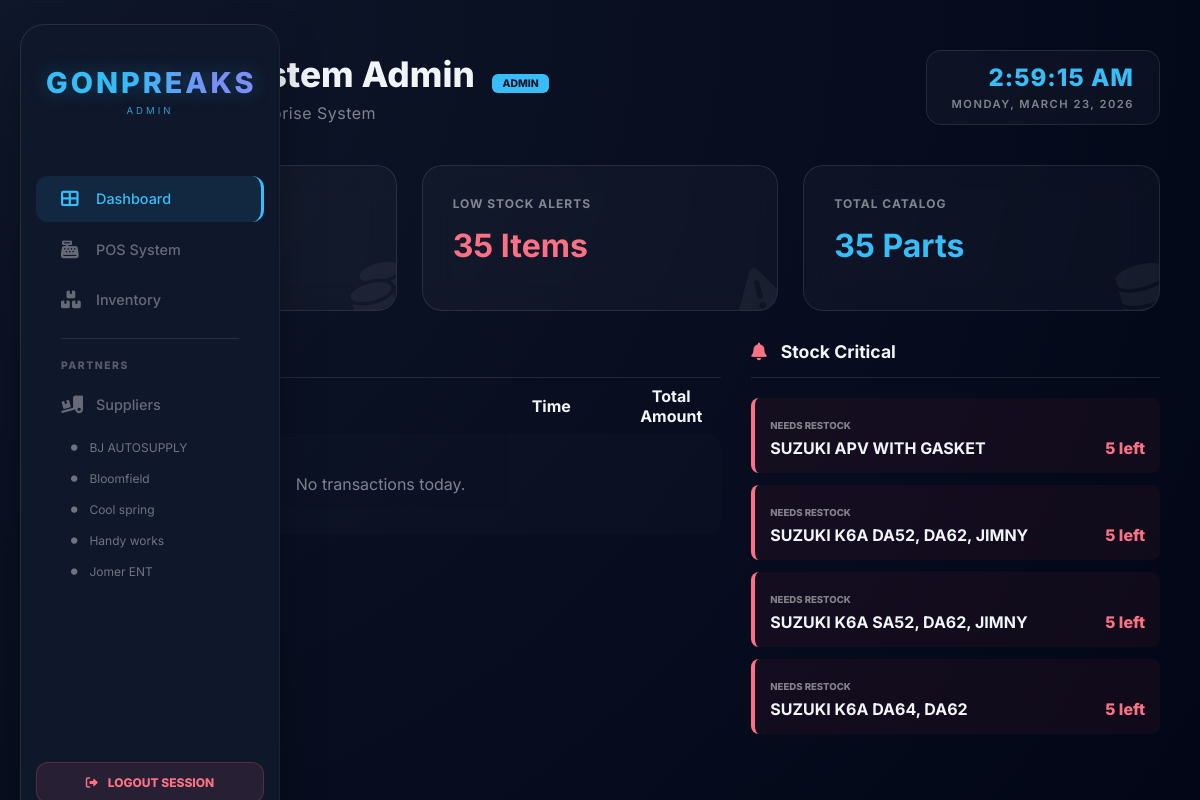
Page /autosupply/dashboard.php (signed in) on the committed database.
### tables this page shows
CREATE TABLE `suppliers` (
  `supplier_id` int(11) NOT NULL,
  `shop_name` varchar(255) NOT NULL,
  `address_city` varchar(50) DEFAULT NULL,
  `address_province` varchar(50) DEFAULT NULL,
  `address_complete` text DEFAULT NULL,
  `contact_number` varchar(20) DEFAULT NULL,
  `email` varchar(100) DEFAULT NULL,
  `viber` varchar(20) DEFAULT NULL
);

CREATE TABLE `inventory` (
  `part_id` int(11) NOT NULL,
  `part_number` varchar(100) NOT NULL,
  `part_name` varchar(255) NOT NULL,
  `category` varchar(100) DEFAULT NULL,
  `supplier_name` varchar(255) DEFAULT NULL,
  `brand` varchar(100) DEFAULT NULL,
  `price` decimal(10,2) NOT NULL,
  `stock_quantity` int(11) NOT NULL DEFAULT 0,
  `created_at` timestamp NOT NULL DEFAULT current_timestamp()
);

### autosupply/dashboard.php (the view, shortened to what this page needs)
<?php
include 'db_connect.php';
$date_col = "created_at";
?>
<!DOCTYPE html>
<html lang="en">
<head>
    <link rel="stylesheet" href="https://cdnjs.cloudflare.com/ajax/libs/font-awesome/6.0.0/all.min.css">
    <link rel="stylesheet" href="css/style.css">
</head>
<body>
    <?php include 'sidebar.php'; ?>
    <div class="main-content">
        <div class="header-flex">
            <div>
                <h1 style="margin:0; font-size: 2.2rem; font-weight: 800;">Welcome, <?php echo $_SESSION['name']; ?> <span class="role-badge"><?php echo $_SESSION['role']; ?></span></h1>
                <p style="opacity: 0.5; margin: 8px 0 0 0; letter-spacing: 0.5px;">GonPreaks AutoSupply Enterprise System</p>
            </div>
            <div class="live-clock">
                <span id="clock-time">00:00:00</span>
                <span id="clock-date">LOADING DATE...</span>
            </div>
        </div>
        <div class="dash-grid">
            <div class="stat-card">
                <p style="margin:0; opacity: 0.5; font-size: 0.75rem; font-weight: 700; letter-spacing: 1px;">TODAY'S SALES</p>
                <?php $today = date('Y-m-d'); $q = $conn->query("SELECT SUM(total_amount) as total FROM sales WHERE DATE($date_col) = '$today'"); $s = $q->fetch_assoc(); ?>
                <h2 style="color: var(--accent-green); margin: 15px 0; font-size: 2rem;">₱ <?php echo number_format($s['total'] ?? 0, 2); ?></h2>
                <i class="fas fa-coins card-icon"></i>
            </div>
            <div class="stat-card">
                <p style="margin:0; opacity: 0.5; font-size: 0.75rem; font-weight: 700; letter-spacing: 1px;">LOW STOCK ALERTS</p>
                <?php $q = $conn->query("SELECT COUNT(*) as c FROM inventory WHERE stock_quantity <= 5"); $l = $q->fetch_assoc(); ?>
                <h2 style="color: var(--accent-red); margin: 15px 0; font-size: 2rem;"><?php echo $l['c']; ?> Items</h2>
                <i class="fas fa-exclamation-triangle card-icon"></i>
            </div>
            <div class="stat-card">
                <p style="margin:0; opacity: 0.5; font-size: 0.75rem; font-weight: 700; letter-spacing: 1px;">TOTAL CATALOG</p>
                <?php $q = $conn->query("SELECT COUNT(*) as c FROM inventory"); $p = $q->fetch_assoc(); ?>
                <h2 style="color: var(--accent-blue); margin: 15px 0; font-size: 2rem;"><?php echo $p['c']; ?> Parts</h2>
                <i class="fas fa-database card-icon"></i>
            </div>
        </div>
        <div style="display: grid; grid-template-columns: 2fr 1.2fr; gap: 30px;">
            <div class="glass-card">
                <h3 style="margin-top: 0; font-size: 1.1rem; border-bottom: 1px solid var(--glass-border); padding-bottom: 15px;">
                </h3>
                <table class="table-glass">
                    <thead>
                        <tr>
                            <th>ID</th>
                            <th>Time</th>
                            <th>Total Amount</th>
                        </tr>
                    </thead>
                    <tbody>
                        <?php
                        $res = $conn->query("SELECT * FROM sales ORDER BY $date_col DESC LIMIT 5");
                        if ($res->num_rows > 0):
                            while($r = $res->fetch_assoc()): ?>
                            <tr>
                                <td style="font-family: monospace; opacity: 0.5;">#<?php echo $r['sale_id']; ?></td>
                                <td><?php echo date('h:i A', strtotime($r[$date_col])); ?></td>
                                <td style="color:var(--accent-blue); font-weight: 700;">₱<?php echo number_format($r['total_amount'], 2); ?></td>
                            </tr>
                            <?php endwhile;
                        else: ?>
                            <tr><td colspan="3" style="text-align: center; padding: 40px; opacity: 0.5;">No transactions today.</td></tr>
                        <?php endif; ?>
                    </tbody>
                </table>
            </div>
            <div class="glass-card">
                <h3 style="margin-top: 0; font-size: 1.1rem; border-bottom: 1px solid var(--glass-border); padding-bottom: 15px;">
                    <i class="fas fa-bell" style="color:var(--accent-red); margin-right: 10px;"></i> Stock Critical
                </h3>
                <div style="margin-top:20px;">
                    <?php
                    $al = $conn->query("SELECT part_name, stock_quantity FROM inventory WHERE stock_quantity <= 5 LIMIT 4");
                    if ($al->num_rows > 0):
                        while($a = $al->fetch_assoc()): ?>
                            <div class="alert-item">
                                <small style="opacity:0.5; font-weight: 800; font-size: 0.6rem; text-transform: uppercase;">Needs Restock</small><br>
                                <div style="display: flex; justify-content: space-between; align-items: center; margin-top: 5px;">
                                    <strong><?php echo $a['part_name']; ?></strong>
                                    <span style="color: var(--accent-red); font-weight: 800;"><?php echo $a['stock_quantity']; ?> left</span>
                                </div>
                            </div>
                        <?php endwhile;
                    endif; ?>
                </div>
            </div>
        </div>
    </div>
</body>
</html>

### autosupply/sidebar.php (shortened to what this page needs)
<?php
$sidebar_query = "SELECT shop_name, supplier_id FROM suppliers ORDER BY shop_name ASC LIMIT 5";
$sidebar_result = mysqli_query($conn, $sidebar_query);
$current_supplier_id = $_GET['id'] ?? null;
?>
<div class="sidebar">
    <div class="sidebar-header">
        <h1 class="brand-name">GONPREAKS</h1>
        <div class="brand-role">
            <?php echo strtoupper($_SESSION['role'] ?? 'ADMIN'); ?>
        </div>
    </div>
    <nav>
        <a href="dashboard.php" class="nav-item <?php echo (basename($_SERVER['PHP_SELF']) == 'dashboard.php') ? 'active' : ''; ?>">
            <i class="fas fa-th-large"></i>
            <span>Dashboard</span>
        </a>
        <a href="pos.php" class="nav-item <?php echo (basename($_SERVER['PHP_SELF']) == 'pos.php') ? 'active' : ''; ?>">
            <i class="fas fa-cash-register"></i>
            <span>POS System</span>
        </a>
        <a href="inventory.php" class="nav-item <?php echo (basename($_SERVER['PHP_SELF']) == 'inventory.php') ? 'active' : ''; ?>">
            <i class="fas fa-boxes"></i>
            <span>Inventory</span>
        </a>
        <div class="sidebar-divider"></div>
        <div class="section-label">Partners</div>
        <a href="suppliers.php" class="nav-item <?php echo (basename($_SERVER['PHP_SELF']) == 'suppliers.php') ? 'active' : ''; ?>">
            <i class="fas fa-truck-ramp-box"></i>
            <span>Suppliers</span>
        </a>
        <div class="sub-menu">
            <?php if ($sidebar_result): ?>
                <?php while($side_row = mysqli_fetch_assoc($sidebar_result)): ?>
                    <?php $active_sub = ($current_supplier_id == $side_row['supplier_id']) ? 'active' : ''; ?>
                    <a href="supplier_products.php?id=<?php echo $side_row['supplier_id']; ?>" class="sub-nav-item <?php echo $active_sub; ?>">
                        <i class="fas fa-circle"></i>
                        <span><?php echo htmlspecialchars($side_row['shop_name']); ?></span>
                    </a>
                <?php endwhile; ?>
            <?php endif; ?>
        </div>
    </nav>
    <div class="logout-box">
        <a href="logout.php" class="logout-btn">
            <i class="fas fa-sign-out-alt"></i>
            <span>Logout Session</span>
        </a>
    </div>
</div>

### autosupply/css/style.css (style rules this page uses)
:root { --primary-dark: #0f172a; --secondary-dark: #020617; --accent-blue: #38bdf8; --accent-green: #22c55e; --accent-red: #fb7185; --text-color: #f1f5f9; --glass-bg: rgba(255, 255, 255, 0.03); --glass-border: rgba(255, 255, 255, 0.1); --sidebar-bg: rgba(15, 23, 42, 0.7); --shadow: 0 25px 50px -12px rgba(0, 0, 0, 0.5); }
* { box-sizing: border-box; margin: 0; padding: 0; }
body { background: radial-gradient(circle at top left, var(--primary-dark), var(--secondary-dark)); color: var(--text-color); font-family: 'Inter', sans-serif; height: 100vh; display: flex; overflow: hidden; }
.sidebar { width: 280px; height: 94vh; margin: 3vh 0 3vh 20px; background: var(--sidebar-bg); backdrop-filter: blur(20px); -webkit-backdrop-filter: blur(20px); border: 1px solid var(--glass-border); border-radius: 24px; display: flex; flex-direction: column; z-index: 1000; box-shadow: var(--shadow); flex-shrink: 0; }
.main-content { flex-grow: 1; height: 100vh; overflow-y: auto; padding: 50px 40px; scroll-behavior: smooth; }
.sidebar-header { padding: 45px 20px; text-align: center; }
.sidebar-header h1 { font-size: 1.8rem; font-weight: 800; letter-spacing: 3px; text-transform: uppercase; background: linear-gradient(to right, #38bdf8 20%, #818cf8 40%, #818cf8 60%, #38bdf8 80%); background-size: 200% auto; -webkit-background-clip: text; -webkit-text-fill-color: transparent; animation: shine 4s linear infinite; text-shadow: 0 0 20px rgba(56, 189, 248, 0.3); }
.sidebar nav { flex: 1; padding: 20px 15px; }
.nav-item { padding: 14px 20px; text-decoration: none; color: var(--text-color); display: flex; align-items: center; gap: 15px; font-size: 0.95rem; transition: 0.3s; opacity: 0.6; border-radius: 12px; margin-bottom: 5px; }
.nav-item:hover, .nav-item.active { opacity: 1; background: rgba(56, 189, 248, 0.1); color: var(--accent-blue); }
table { width: 100%; border-collapse: separate; border-spacing: 0 8px; }
th:nth-last-child(2), td:nth-last-child(2) { width: 140px; text-align: center; }
th:last-child, td:last-child { width: 100px; text-align: center; }
td { padding: 15px 20px; background: rgba(255, 255, 255, 0.02); vertical-align: middle; white-space: nowrap; }
td:first-child { border-radius: 12px 0 0 12px; }
td:last-child { border-radius: 0 12px 12px 0; }

### autosupply/dashboard.php (style rules this page uses)
.header-flex { display: flex; justify-content: space-between; align-items: center; margin-bottom: 40px; }
.live-clock { background: var(--glass-bg); padding: 12px 25px; border-radius: 15px; border: 1px solid var(--glass-border); text-align: right; backdrop-filter: blur(10px); }
#clock-time { font-size: 1.5rem; font-weight: 800; color: var(--accent-blue); display: block; letter-spacing: 1px; }
#clock-date { font-size: 0.7rem; opacity: 0.5; text-transform: uppercase; letter-spacing: 1.5px; font-weight: 600; }
.dash-grid { display: grid; grid-template-columns: repeat(auto-fit, minmax(260px, 1fr)); gap: 25px; margin-bottom: 30px; }
.stat-card { background: var(--glass-bg); padding: 30px; border-radius: 20px; border: 1px solid var(--glass-border); position: relative; overflow: hidden; transition: 0.3s ease; backdrop-filter: blur(15px); }
.card-icon { font-size: 3.5rem; opacity: 0.05; position: absolute; right: -10px; bottom: -10px; transform: rotate(-15deg); color: var(--text-color); }
.role-badge { font-size: 0.65rem; background: var(--accent-blue); color: #0f172a; padding: 3px 10px; border-radius: 6px; font-weight: 800; text-transform: uppercase; margin-left: 10px; }
.alert-item { padding: 15px; background: rgba(239, 68, 68, 0.05); border-left: 4px solid var(--accent-red); margin-bottom: 12px; border-radius: 8px; transition: 0.3s; }

### rows in the picture
suppliers: shop_name "BJ AUTOSUPPLY"
suppliers: shop_name "Bloomfield"
suppliers: shop_name "Cool spring"
suppliers: shop_name "Handy works"
suppliers: shop_name "Jomer ENT"
inventory: part_name "SUZUKI APV WITH GASKET", stock_quantity "5"
inventory: part_name "SUZUKI K6A DA52, DA62, JIMNY", stock_quantity "5"
inventory: part_name "SUZUKI K6A SA52, DA62, JIMNY", stock_quantity "5"
inventory: part_name "SUZUKI K6A DA64, DA62", stock_quantity "5"

### other values in the picture
$_SESSION['role'] "ADMIN"
$_SESSION['name'] "System Admin"
$l['c'] "35"
$p['c'] "35"
